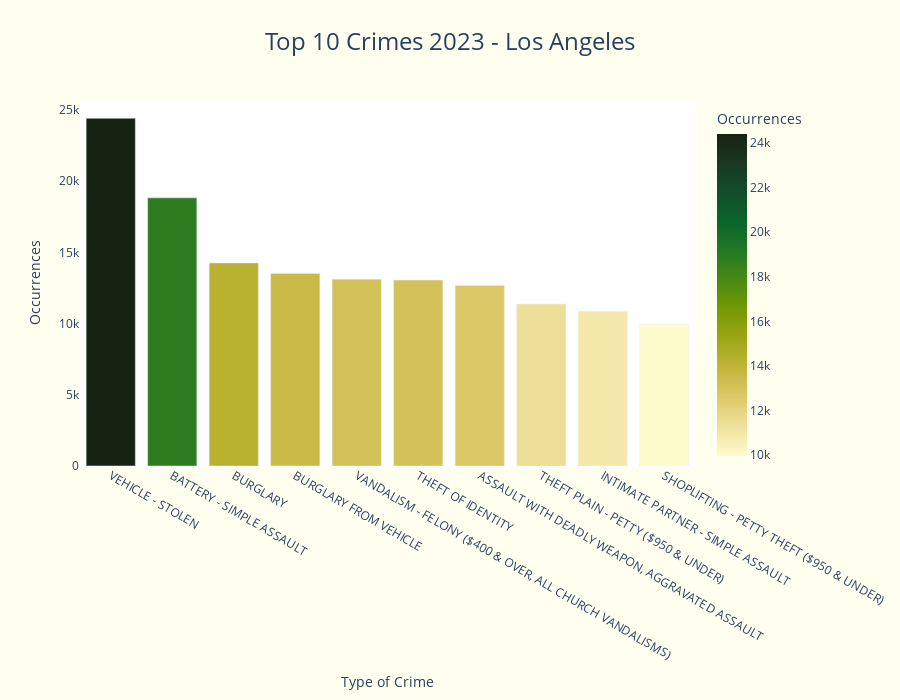

Notebook code cell kept with this figure:
### Code cell
fig = px.bar(top_10_crimes_2023_df, x='Crm Cd Desc', y='Occurrences',
title= 'Top 10 Crimes 2023 - Los Angeles',
labels={'Crm Cd Desc':'Type of Crime'}, height=700,
color= 'Occurrences', color_continuous_scale='speed')
fig.update_layout({
     'plot_bgcolor': 'white',  # Set the plot background color 
     'paper_bgcolor': 'ivory',  # Set the paper color (outside the plot area) 
     'title_font' : {'size' : 24},
     'title_x' : 0.5
    })

fig.show()

### Figure 1 — Plotly figure (JSON) as saved in the notebook; plotly's stock layout.template omitted (floating-point values rounded to 4 significant figures)
{"data": [{"alignmentgroup": "True", "hovertemplate": "Type of Crime=%{x}<br>Occurrences=%{marker.color}<extra></extra>", "legendgroup": "", "marker": {"color": [24415, 18828, 14262, 13523, 13113, 13060, 12683, 11371, 10859, 9952], "coloraxis": "coloraxis", "pattern": {"shape": ""}}, "name": "", "offsetgroup": "", "orientation": "v", "showlegend": false, "textposition": "auto", "type": "bar", "x": ["VEHICLE - STOLEN", "BATTERY - SIMPLE ASSAULT", "BURGLARY", "BURGLARY FROM VEHICLE", "VANDALISM - FELONY ($400 & OVER, ALL CHURCH VANDALISMS)", "THEFT OF IDENTITY", "ASSAULT WITH DEADLY WEAPON, AGGRAVATED ASSAULT", "THEFT PLAIN - PETTY ($950 & UNDER)", "INTIMATE PARTNER - SIMPLE ASSAULT", "SHOPLIFTING - PETTY THEFT ($950 & UNDER)"], "xaxis": "x", "y": [24415, 18828, 14262, 13523, 13113, 13060, 12683, 11371, 10859, 9952], "yaxis": "y"}], "layout": {"barmode": "relative", "coloraxis": {"colorbar": {"title": {"text": "Occurrences"}}, "colorscale": [[0, "rgb(254, 252, 205)"], [0.09091, "rgb(239, 225, 156)"], [0.1818, "rgb(221, 201, 106)"], [0.2727, "rgb(194, 182, 59)"], [0.3636, "rgb(157, 167, 21)"], [0.4545, "rgb(116, 153, 5)"], [0.5455, "rgb(75, 138, 20)"], [0.6364, "rgb(35, 121, 36)"], [0.7273, "rgb(11, 100, 44)"], [0.8182, "rgb(18, 78, 43)"], [0.9091, "rgb(25, 56, 34)"], [1, "rgb(23, 35, 18)"]]}, "height": 700, "legend": {"tracegroupgap": 0}, "paper_bgcolor": "ivory", "plot_bgcolor": "white", "title": {"font": {"size": 24}, "text": "Top 10 Crimes 2023 - Los Angeles", "x": 0.5}, "xaxis": {"anchor": "y", "domain": [0, 1], "title": {"text": "Type of Crime"}}, "yaxis": {"anchor": "x", "domain": [0, 1], "title": {"text": "Occurrences"}}}}
